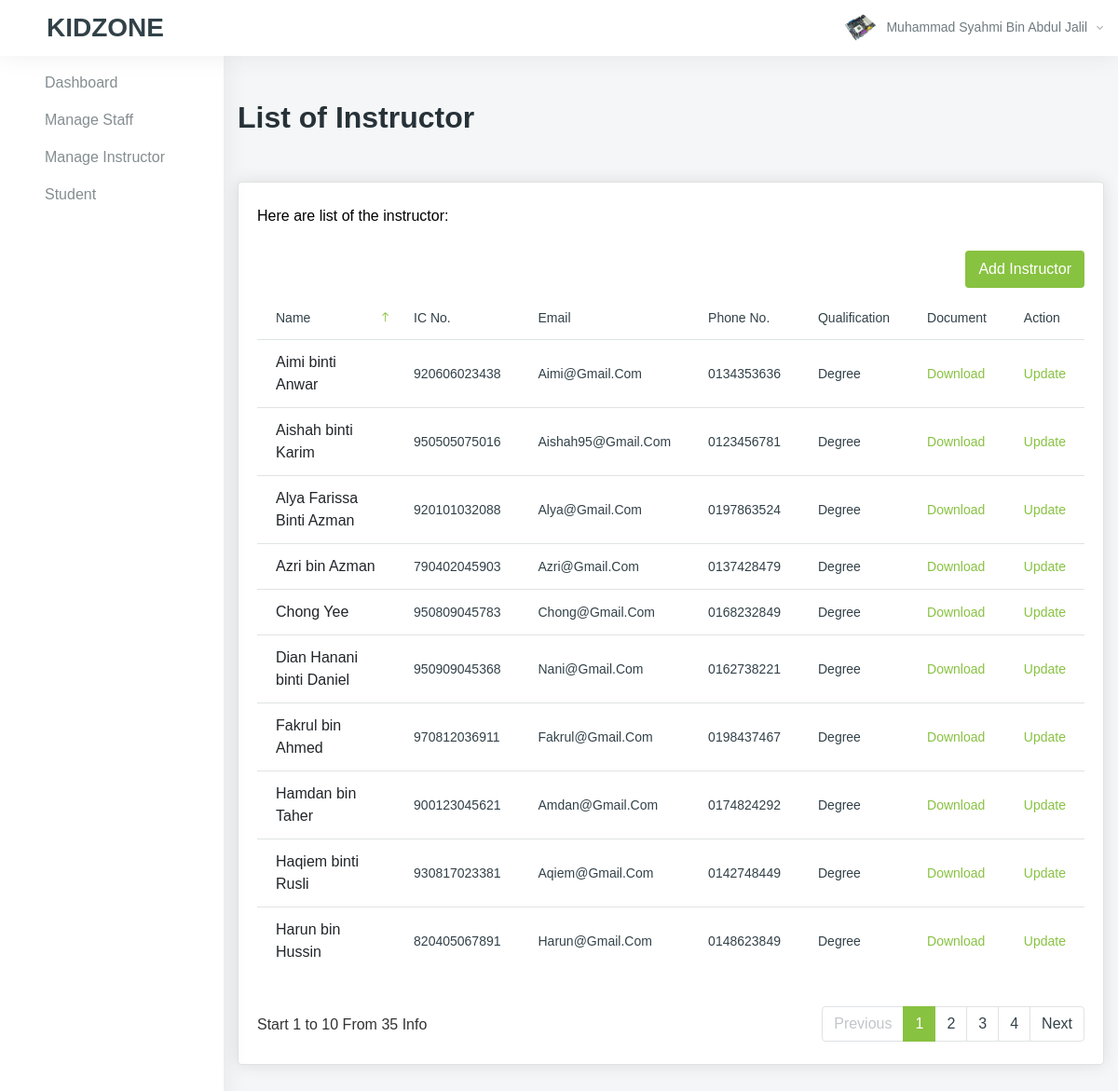
/admin/senaraipengajar.php (signed in), run on the app's committed database.
### tables this page shows
CREATE TABLE `staff` (
  `staff_id` int(11) NOT NULL,
  `staff_name` varchar(80) NOT NULL,
  `staff_email` varchar(80) NOT NULL,
  `staff_ic` varchar(30) NOT NULL,
  `staff_phone_number` varchar(30) NOT NULL,
  `staff_password` varchar(80) NOT NULL,
  `staff_pic_path` varchar(80) DEFAULT 'default.png'
);

CREATE TABLE `instructor` (
  `instructor_id` int(11) NOT NULL,
  `instructor_name` varchar(80) NOT NULL,
  `instructor_email` varchar(80) NOT NULL,
  `instructor_password` varchar(80) NOT NULL,
  `instructor_ic` varchar(30) NOT NULL,
  `instructor_phone_number` varchar(30) NOT NULL,
  `instructor_quotes` varchar(255) DEFAULT NULL,
  `instructor_qualification` varchar(80) NOT NULL DEFAULT 'Degree',
  `instructor_pic_path` varchar(80) DEFAULT 'default.png',
  `instructor_path_file` varchar(80) NOT NULL
);

### admin/senaraipengajar.php (the view, shortened to what this page needs)
<?php
include "../resources/conn.php";
?>
<!DOCTYPE html>
<html lang="en">
<head>
    <link href="../resources/vendors/vectormap/jquery-jvectormap-2.0.3.css" rel="stylesheet" type="text/css" />
    <link href="../resources/vendors/jquery-toggles/css/toggles.css" rel="stylesheet" type="text/css">
    <link href="../resources/vendors/jquery-toggles/css/themes/toggles-light.css" rel="stylesheet" type="text/css">
    <link href="../resources/vendors/jquery-toast-plugin/dist/jquery.toast.min.css" rel="stylesheet" type="text/css">
    <link href="../resources/vendors/datatables.net-dt/css/jquery.dataTables.min.css" rel="stylesheet" type="text/css" />
    <link href="../resources/vendors/datatables.net-responsive-dt/css/responsive.dataTables.min.css" rel="stylesheet" type="text/css" />
    <link href="../resources/dist/css/style.css" rel="stylesheet" type="text/css">
</head>
<body>
    <div class="hk-wrapper hk-vertical-nav">
        <?php include('header.php') ?>
        <nav class="hk-nav hk-nav-light ">
            <div class="nicescroll-bar">
                <div class="navbar-nav-wrap">
                    <ul class="navbar-nav flex-column">
                        <li class="nav-item ">
                            <a class="nav-link" href="index.php">
                                <span class="nav-link-text">Dashboard</span>
                            </a>
                        </li>
                        <li class="nav-item ">
                            <a class="nav-link" href="senaraistaff.php">
                                <span class="nav-link-text">Manage Staff</span>
                            </a>
                        </li>
                        <li class="nav-item ">
                            <a class="nav-link" href="senaraipengajar.php">
                                <span class="nav-link-text">Manage Instructor</span>
                            </a>
                        </li>
                        <li class="nav-item ">
                            <a class="nav-link" href="senaraipelajar.php">
                                <span class="nav-link-text">Student</span>
                            </a>
                        </li>
                    </ul>
                </div>
            </div>
        </nav>
        <div class="hk-pg-wrapper">
            <div class="container mt-xl-50 mt-sm-30 mt-15">
                <div class="hk-pg-header align-items-top">
                    <div>
                        <h2 class="hk-pg-title font-weight-600 mb-10">List of Instructor</h2>
                    </div>
                </div>
                <div class="row">
                    <div class="col-xl-12">
                        <section class="hk-sec-wrapper">
                            <p class="mb-25">Here are list of the instructor:</p>
                            <div class="row">
                                <div class="col-sm">
                                    <div class="table-wrap">
                                        <form method="POST">
                                            <div style="float: right;" class="mb-10">
                                                <button type="submit" name="add" class="btn btn-primary"><a style="color: white;" href="tambahpengajar.php">Add Instructor</a></button>
                                            </div>
                                        </form>
                                        <table id="datable_6" class="table table-hover w-100  pb-30">
                                            <thead>
                                                <tr>
                                                    <th>Name</th>
                                                    <th>IC No.</th>
                                                    <th>Email</th>
                                                    <th>Phone No.</th>
                                                    <th>Qualification</th>
                                                    <th>Document</th>
                                                    <th>Action</th>
                                                </tr>
                                            </thead>
                                            <tbody>
                                                <?php
                                                $sql = "SELECT * FROM instructor";
                                                $result = $conn->query($sql);
                                                if ($result->num_rows > 0) {
                                                    while ($row = $result->fetch_assoc()) { ?>
                                                        <tr>
                                                            <td><?php echo $row['instructor_name'] ?></td>
                                                            <th><?php echo $row['instructor_ic'] ?></th>
                                                            <th><?php echo $row['instructor_email'] ?></th>
                                                            <th><?php echo $row['instructor_phone_number'] ?></th>
                                                            <th><?php echo $row['instructor_qualification'] ?></th>
                                                            <th><a download href="../resources/data/file qualification/<?php echo  $row['instructor_path_file']?>">Download</a></th>
                                                            <th><a href="managepengajar.php?id=<?php echo $row['instructor_id']; ?>">Update</a></th>
                                                        </tr>
                                                <?php
                                                    }
                                                }
                                                ?>
                                            </tbody>
                                        </table>
                                    </div>
                                </div>
                            </div>
                        </section>
                    </div>
                </div>
            </div>
        </div>
    </div>
</body>
</html>

### admin/header.php (shortened to what this page needs)
<?php
$staff_id = $_SESSION['staff_id'];
$sql100 = "SELECT * FROM staff WHERE staff_id = " . $staff_id . "";
$result100 = $conn->query($sql100);
$row100 = $result100->fetch_assoc();
$name100 = $row100['staff_name'];
$pic_profile = $row100['staff_pic_path'];
?>
<nav class="navbar navbar-expand-xl navbar-light fixed-top hk-navbar hk-navbar-alt">
    <nav class="navbar navbar-light ">
        <span class="navbar-brand mb-0 h3" style="font-weight: bold;">KIDZONE</span>
    </nav>
    <ul class="navbar-nav hk-navbar-content">
        <li class="nav-item dropdown dropdown-authentication">
            <a class="nav-link dropdown-toggle no-caret" href="#" role="button" data-toggle="dropdown" aria-haspopup="true" aria-expanded="false">
                <div class="media">
                    <div class="media-img-wrap">
                        <div class="avatar">
                            <img src="../resources/img/profile/<?php echo $pic_profile; ?>" alt="user" class="avatar-img rounded-circle">
                        </div>
                    </div>
                    <div class="media-body">
                        <span><?php echo $name100; ?><i class="zmdi zmdi-chevron-down"></i></span>
                    </div>
                </div>
            </a>
        </li>
    </ul>
</nav>

### data on the page
staff: staff_pic_path (picture), staff_name "Muhammad Syahmi Bin Abdul Jalil"
instructor: instructor_name "Aishah binti Karim", instructor_ic "950505075016", instructor_email "Aishah95@gmail.com", instructor_phone_number "0123456781", instructor_qualification "Degree"
instructor: instructor_name "Alya Farissa Binti Azman", instructor_ic "920101032088", instructor_email "Alya@gmail.com", instructor_phone_number "0197863524", instructor_qualification "Degree"
instructor: instructor_name "Fakrul bin Ahmed", instructor_ic "970812036911", instructor_email "Fakrul@gmail.com", instructor_phone_number "0198437467", instructor_qualification "Degree"
instructor: instructor_name "Chong Yee", instructor_ic "950809045783", instructor_email "Chong@gmail.com", instructor_phone_number "0168232849", instructor_qualification "Degree"
instructor: instructor_name "Dian Hanani binti Daniel", instructor_ic "950909045368", instructor_email "Nani@gmail.com", instructor_phone_number "0162738221", instructor_qualification "Degree"
instructor: instructor_name "Hamdan bin Taher", instructor_ic "900123045621", instructor_email "Amdan@gmail.com", instructor_phone_number "0174824292", instructor_qualification "Degree"
instructor: instructor_name "Aimi binti Anwar", instructor_ic "920606023438", instructor_email "Aimi@gmail.com", instructor_phone_number "0134353636", instructor_qualification "Degree"
instructor: instructor_name "Haqiem binti Rusli", instructor_ic "930817023381", instructor_email "Aqiem@gmail.com", instructor_phone_number "0142748449", instructor_qualification "Degree"
instructor: instructor_name "Azri bin Azman", instructor_ic "790402045903", instructor_email "Azri@gmail.com", instructor_phone_number "0137428479", instructor_qualification "Degree"
instructor: instructor_name "Harun bin Hussin", instructor_ic "820405067891", instructor_email "Harun@gmail.com", instructor_phone_number "0148623849", instructor_qualification "Degree"
